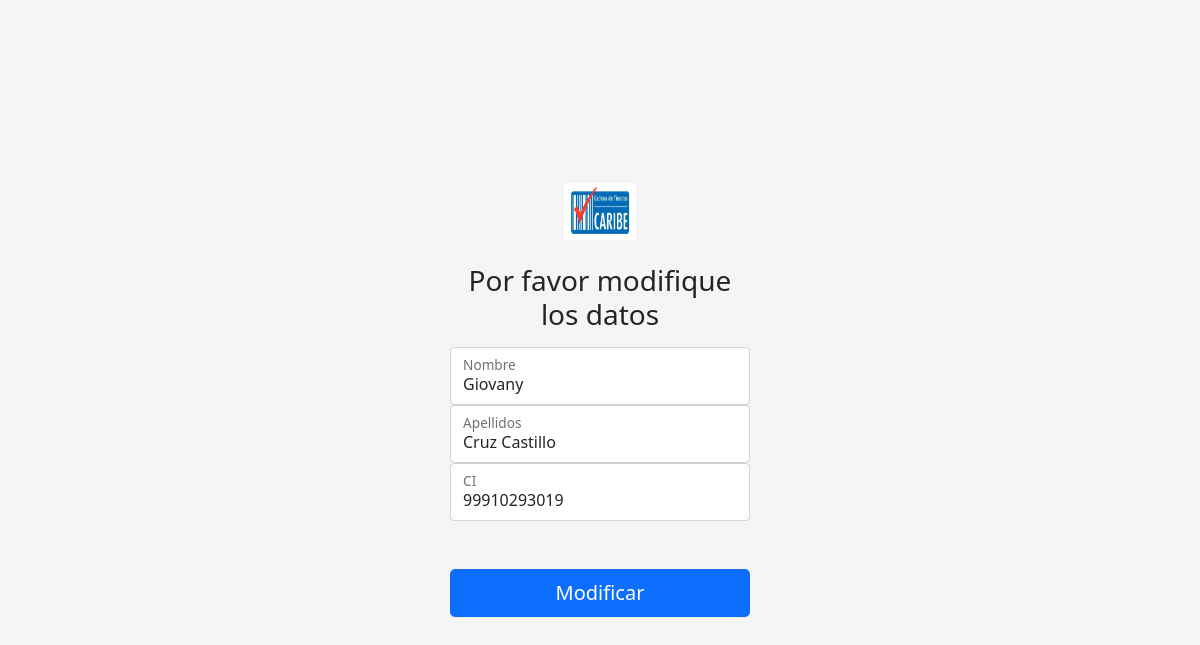
Page /verUsuario/1 on the committed database.
### main/models.py (models this page shows, shortened)
class usuario(models.Model):
    nombre = models.CharField(max_length=30)
    apellidos = models.CharField(max_length=60)
    ci = models.CharField(max_length=11)

### main/views.py (the view)
# urls.py: path('verUsuario/<int:idUsuario>',views.verUsuario, name='verUsuario'),
def verUsuario(request, idUsuario):
    u = get_object_or_404(usuario, id = idUsuario)
    form = agregarUsuarioForm(instance=u)
    context = {'form':form, 'usuario':u}
    return render(request, 'modificarUsuario.html', context)

### main/forms.py
class agregarUsuarioForm(forms.ModelForm):
    class Meta:
        model = usuario
        fields = ['nombre', 'apellidos', 'ci']

### main/templates/modificarUsuario.html (shortened to what this page needs)
{% load static %}
<!doctype html>
<html lang="en">
  <head>
    <link href= "{% static 'css/bootstrap.min.css' %}" rel=stylesheet>
    <link href="{% static 'css/signin.css' %}" rel="stylesheet">
  </head>
  <body class="text-center">
      <form action="{% url 'guardarUsuario' usuario.id %}" method="post" class="form-signin" onsubmit="return validateUser()">
        <img class="mb-4" src="{% static 'img/logo.jpg' %}" alt="" width="72" height="57">
        <h1 class="h3 mb-3 fw-normal">Por favor modifique los datos</h1>
        <div class="form-floating">
          <input type="text" name="nombre" class="form-control" id="nombre" placeholder="nombre" value="{{usuario.nombre}}">
          <label for="floatingInput">Nombre</label>
        </div>
        <div class="form-floating">
          <input type="text" name="apellidos" class="form-control" id="apellidos" placeholder="apellidos" value="{{usuario.apellidos}}">
          <label for="floatingPassword">Apellidos</label>
        </div>
        <div class="form-floating">
          <input type="text" name="ci" class="form-control" id="ci" placeholder="ci" value="{{usuario.ci}}">
          <label for="floatingPassword">CI</label>
        </div>
        <br>
        <br>
         <button class="w-100 btn btn-lg btn-primary" type="submit">Modificar</button>
      </form>
  </body>
</html>

### main/static/css/signin.css (style rules this page uses)
html, body { height: 100%; }
body { display: flex; align-items: center; padding-top: 40px; padding-bottom: 40px; background-color: #f5f5f5; }
.form-signin { width: 100%; max-width: 330px; padding: 15px; margin: auto; }

### rows in the picture
usuario: nombre "Giovany", apellidos "Cruz Castillo", ci "99910293019"
